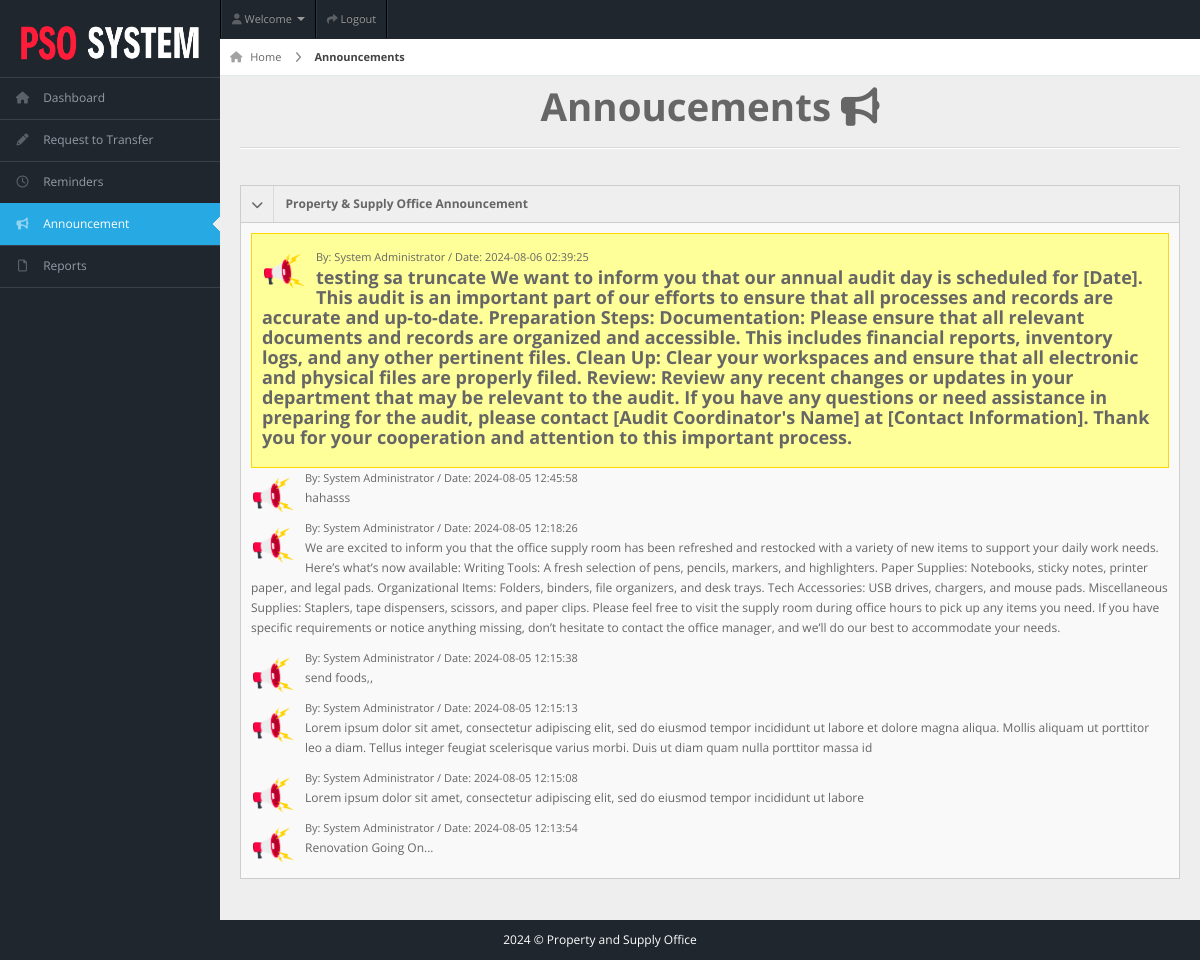
Page /customer/pages/announcement.php (signed in) on the earlier database version.
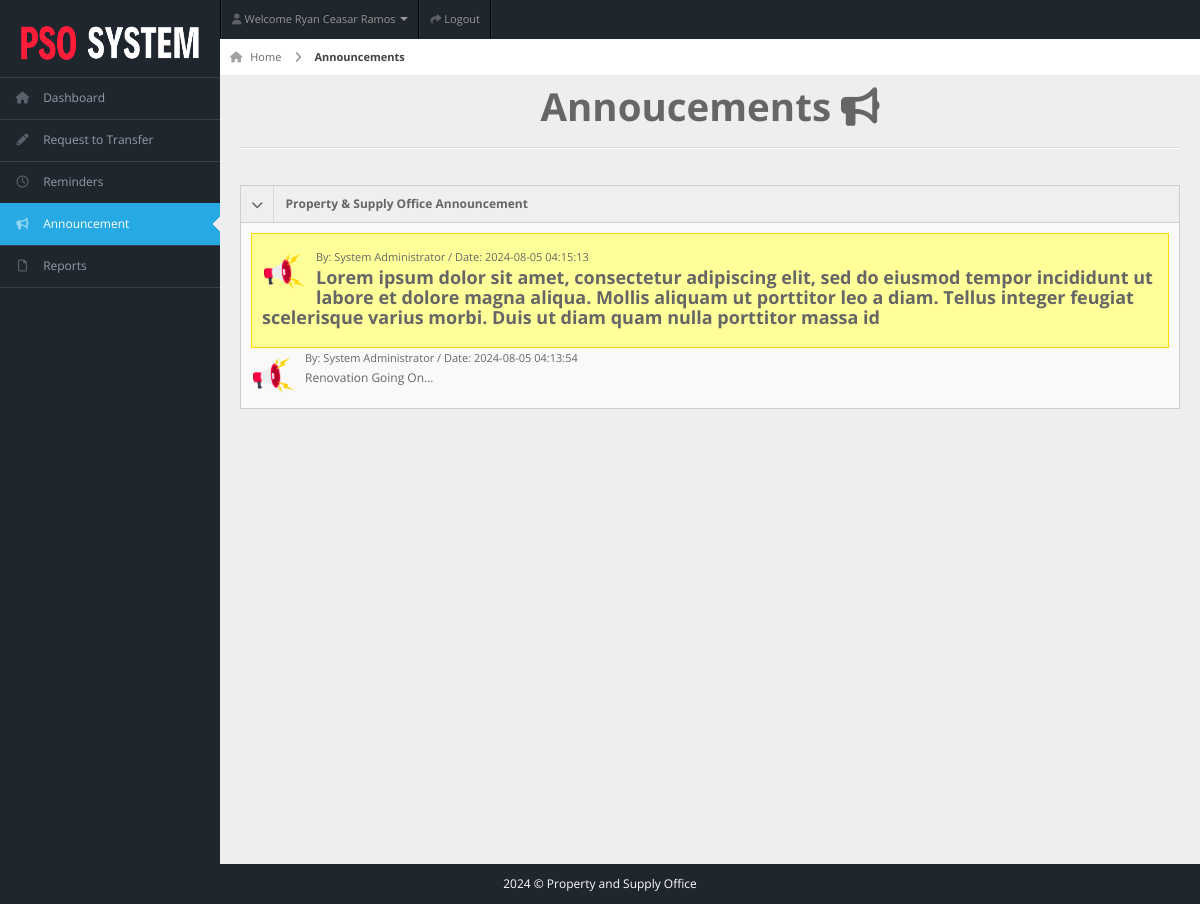
Same page on the later database version.
### tables this page shows
CREATE TABLE IF NOT EXISTS `announcements` (
  `id` int NOT NULL AUTO_INCREMENT,
  `toWho` varchar(255) NOT NULL,
  `subject` varchar(255) NOT NULL,
  `message` varchar(1000) NOT NULL,
  `date` timestamp NOT NULL,
  PRIMARY KEY (`id`)
);

CREATE TABLE IF NOT EXISTS `members` (
  `user_id` int NOT NULL AUTO_INCREMENT,
  `fullname` varchar(20) NOT NULL,
  `username` varchar(20) NOT NULL,
  `email` varchar(255) NOT NULL,
  `password` varchar(100) NOT NULL,
  `gender` varchar(20) NOT NULL,
  `dor` date NOT NULL,
  `profile_picture` varchar(255) DEFAULT NULL,
  `reminder` int NOT NULL DEFAULT '0',
  `services` varchar(50) NOT NULL,
  `amount` int NOT NULL,
  `paid_date` date NOT NULL,
  `p_year` int NOT NULL,
  `plan` varchar(100) NOT NULL,
  `address` varchar(20) NOT NULL,
  `contact` varchar(10) NOT NULL,
  `status` varchar(20) NOT NULL DEFAULT 'Active',
  `attendance_count` int NOT NULL,
  `ini_weight` int NOT NULL DEFAULT '0',
  `curr_weight` int NOT NULL DEFAULT '0',
  `ini_bodytype` varchar(50) NOT NULL,
  `curr_bodytype` varchar(50) NOT NULL,
  `progress_date` date NOT NULL,
  PRIMARY KEY (`user_id`)
);

### customer/pages/announcement.php (the view, shortened to what this page needs)
<!DOCTYPE html>
<html lang="en">
<head>
  <link rel="stylesheet" href="../css/bootstrap.min.css" />
  <link rel="stylesheet" href="../css/bootstrap-responsive.min.css" />
  <link rel="stylesheet" href="../css/fullcalendar.css" />
  <link rel="stylesheet" href="../css/matrix-style.css" />
  <link rel="stylesheet" href="../css/matrix-media.css" />
  <link href="../font-awesome/css/font-awesome.css" rel="stylesheet" />
  <link rel="stylesheet" href="https://cdnjs.cloudflare.com/ajax/libs/font-awesome/6.0.0-beta3/css/all.min.css">
  <link rel="stylesheet" href="../css/jquery.gritter.css" />
</head>
<body>
  <?php include '../includes/topheader.php' ?>
  <?php $page = "announcement";
  include '../includes/sidebar.php' ?>
  <div id="content">
    <div id="content-header">
      <div id="breadcrumb">
        <a href="index.php" title="Go to Home" class="tip-bottom"><i class="icon icon-home"></i> Home</a>
        <a href="#" class="current">Announcements</a>
      </div>
    </div>
    <div class="container-fluid">
      <h1 class="text-center">Annoucements <i class="fas fa-bullhorn"></i></h1>
      <hr>
      <div class="row-fluid">
        <div class="span12">
          <div class="widget-box">
            <div class="widget-title bg_ly" data-toggle="collapse" href="#collapseG2"><span class="icon"><i class="icon-chevron-down"></i></span>
              <h5>Property & Supply Office Announcement</h5>
            </div>
            <div class="widget-content nopadding collapse in" id="collapseG2">
              <ul class="recent-posts">
                <li>
                  <?php
                  include "dbcon.php";
                  $qry = "SELECT * FROM announcements WHERE (toWho = 'User' OR toWho = 'All') ORDER BY date DESC";
                  $result = mysqli_query($con, $qry);
                  $first_row = true;
                  while ($row = mysqli_fetch_array($result)) {
                    echo "<div class='" . ($first_row ? 'highlight-announcement' : '') . "'>";
                    echo "<div class='user-thumb'> <img width='50' height='50' alt='Alert' src='../img/icons/announcement.png'> </div>";
                    echo "<div class='article-post'>";
                    echo "<span class='user-info'> By: System Administrator / Date: " . $row['date'] . " </span>";
                    echo "<p><a href='#' class='" . ($first_row ? 'bold-text' : '') . "'>" . $row['message'] . "</a></p>";
                    echo "</div>";
                    echo "</div>";
                    $first_row = false;
                  }
                  ?>
                </li>
              </ul>
            </div>
          </div>
        </div>
      </div>
    </div>
  </div>
  <?php include '../includes/footer.php' ?>
</body>
</html>

### customer/includes/topheader.php (shortened to what this page needs)
<?php
$user_name = '';
if (isset($_SESSION['fullname'])) {
  $user_name = $_SESSION['fullname'];
} else {
  include "../dbcon.php";
  if (isset($_SESSION['user_id'])) {
    $user_id = $_SESSION['user_id'];
    $qry = "SELECT fullname FROM members WHERE user_id = '$user_id'";
    $result = mysqli_query($con, $qry);
    if ($result && $row = mysqli_fetch_assoc($result)) {
      $user_name = $row['fullname'];
    }
  }
}
?>
<div id="header">
  <img class="logo-large" src="../img/header_logo.png" alt="Logo" style="width: 200px; height: 80px;">
</div>
<div id="user-nav" class="navbar navbar-inverse">
  <ul class="nav right">
    <li class="dropdown" id="profile-messages">
      <a title="" href="#" data-toggle="dropdown" data-target="#profile-messages" class="dropdown-toggle">
        <i class="icon icon-user"></i> <span class="text"> Welcome <?php echo htmlspecialchars($user_name); ?></span> <b class="caret"></b>
      </a>
    </li>
    <li class=""><a title="" href="../logout.php"><i class="icon icon-share-alt"></i> <span class="text"> Logout</span></a></li>
  </ul>
</div>

Differences in the rows shown:
removed announcements: date "2024-08-06 02:39:25", message "testing sa truncate We want to inform you that our annual audit day is scheduled for [Date]. This audit is an important part of our efforts to ensure that all processes and records are accurate and up-to-date. Preparation Steps: Documentation: Please ensure that all relevant documents and records are organized and accessible. This includes financial reports, inventory logs, and any other pertinent files. Clean Up: Clear your workspaces and ensure that all electronic and physical files are properly filed. Review: Review any recent changes or updates in your department that may be relevant to the audit. If you have any questions or need assistance in preparing for the audit, please contact…"
removed announcements: date "2024-08-05 12:45:58", message "hahasss"
removed announcements: date "2024-08-05 12:18:26", message "We are excited to inform you that the office supply room has been refreshed and restocked with a variety of new items to support your daily work needs. Here’s what’s now available: Writing Tools: A fresh selection of pens, pencils, markers, and highlighters. Paper Supplies: Notebooks, sticky notes, printer paper, and legal pads. Organizational Items: Folders, binders, file organizers, and desk trays. Tech Accessories: USB drives, chargers, and mouse pads. Miscellaneous Supplies: Staplers, tape dispensers, scissors, and paper clips. Please feel free to visit the supply room during office hours to pick up any items you need. If you have specific requirements or notice anything missing, don’t…"
removed announcements: date "2024-08-05 12:15:38", message "send foods,,"
removed announcements: date "2024-08-05 12:15:13", message "Lorem ipsum dolor sit amet, consectetur adipiscing elit, sed do eiusmod tempor incididunt ut labore et dolore magna aliqua. Mollis aliquam ut porttitor leo a diam. Tellus integer feugiat scelerisque varius morbi. Duis ut diam quam nulla porttitor massa id"
removed announcements: date "2024-08-05 12:15:08", message "Lorem ipsum dolor sit amet, consectetur adipiscing elit, sed do eiusmod tempor incididunt ut labore"
removed announcements: date "2024-08-05 12:13:54", message "Renovation Going On..."
added members: fullname "Ryan Ceasar Ramos"
added announcements: date "2024-08-05 04:15:13", message "Lorem ipsum dolor sit amet, consectetur adipiscing elit, sed do eiusmod tempor incididunt ut labore et dolore magna aliqua. Mollis aliquam ut porttitor leo a diam. Tellus integer feugiat scelerisque varius morbi. Duis ut diam quam nulla porttitor massa id"
added announcements: date "2024-08-05 04:13:54", message "Renovation Going On..."
